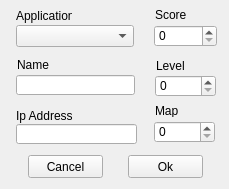
<?xml version="1.0" encoding="UTF-8"?>
<ui version="4.0">
 <class>Add</class>
 <widget class="QWidget" name="Add">
  <property name="geometry">
   <rect>
    <x>0</x>
    <y>0</y>
    <width>229</width>
    <height>189</height>
   </rect>
  </property>
  <property name="windowTitle">
   <string>Form</string>
  </property>
  <widget class="QLineEdit" name="ipEdit">
   <property name="geometry">
    <rect>
     <x>16</x>
     <y>124</y>
     <width>121</width>
     <height>20</height>
    </rect>
   </property>
   <property name="maxLength">
    <number>15</number>
   </property>
  </widget>
  <widget class="QLabel" name="label_2">
   <property name="geometry">
    <rect>
     <x>17</x>
     <y>58</y>
     <width>46</width>
     <height>13</height>
    </rect>
   </property>
   <property name="text">
    <string>Name</string>
   </property>
  </widget>
  <widget class="QLabel" name="label_4">
   <property name="geometry">
    <rect>
     <x>155</x>
     <y>8</y>
     <width>46</width>
     <height>13</height>
    </rect>
   </property>
   <property name="text">
    <string>Score</string>
   </property>
  </widget>
  <widget class="QLabel" name="label_6">
   <property name="geometry">
    <rect>
     <x>155</x>
     <y>104</y>
     <width>46</width>
     <height>13</height>
    </rect>
   </property>
   <property name="text">
    <string>Map</string>
   </property>
  </widget>
  <widget class="QSpinBox" name="scoreSpinBox">
   <property name="geometry">
    <rect>
     <x>154</x>
     <y>25</y>
     <width>63</width>
     <height>22</height>
    </rect>
   </property>
  </widget>
  <widget class="QPushButton" name="cancelPushButton">
   <property name="geometry">
    <rect>
     <x>28</x>
     <y>155</y>
     <width>75</width>
     <height>23</height>
    </rect>
   </property>
   <property name="text">
    <string>Cancel</string>
   </property>
  </widget>
  <widget class="QPushButton" name="okPushButton">
   <property name="geometry">
    <rect>
     <x>128</x>
     <y>155</y>
     <width>75</width>
     <height>23</height>
    </rect>
   </property>
   <property name="text">
    <string>Ok</string>
   </property>
  </widget>
  <widget class="QLabel" name="label">
   <property name="geometry">
    <rect>
     <x>16</x>
     <y>8</y>
     <width>56</width>
     <height>16</height>
    </rect>
   </property>
   <property name="text">
    <string>Application</string>
   </property>
  </widget>
  <widget class="QSpinBox" name="mapSpinBox">
   <property name="geometry">
    <rect>
     <x>154</x>
     <y>121</y>
     <width>61</width>
     <height>22</height>
    </rect>
   </property>
  </widget>
  <widget class="QSpinBox" name="levelSpinBox">
   <property name="geometry">
    <rect>
     <x>155</x>
     <y>75</y>
     <width>61</width>
     <height>22</height>
    </rect>
   </property>
  </widget>
  <widget class="QLabel" name="label_5">
   <property name="geometry">
    <rect>
     <x>156</x>
     <y>59</y>
     <width>46</width>
     <height>13</height>
    </rect>
   </property>
   <property name="text">
    <string>Level</string>
   </property>
  </widget>
  <widget class="QLineEdit" name="nameEdit">
   <property name="geometry">
    <rect>
     <x>16</x>
     <y>75</y>
     <width>119</width>
     <height>20</height>
    </rect>
   </property>
   <property name="maxLength">
    <number>6</number>
   </property>
  </widget>
  <widget class="QComboBox" name="applicationComboBox">
   <property name="geometry">
    <rect>
     <x>16</x>
     <y>25</y>
     <width>118</width>
     <height>22</height>
    </rect>
   </property>
   <item>
    <property name="text">
     <string/>
    </property>
   </item>
   <item>
    <property name="text">
     <string>Pong2</string>
    </property>
   </item>
   <item>
    <property name="text">
     <string>BibleQuiz</string>
    </property>
   </item>
   <item>
    <property name="text">
     <string>SpaceBubble</string>
    </property>
   </item>
   <item>
    <property name="text">
     <string>RedSquare</string>
    </property>
   </item>
   <item>
    <property name="text">
     <string>TowerDefense</string>
    </property>
   </item>
  </widget>
  <widget class="QLabel" name="label_3">
   <property name="geometry">
    <rect>
     <x>16</x>
     <y>108</y>
     <width>64</width>
     <height>16</height>
    </rect>
   </property>
   <property name="text">
    <string>Ip Address</string>
   </property>
  </widget>
 </widget>
 <resources/>
 <connections/>
</ui>
